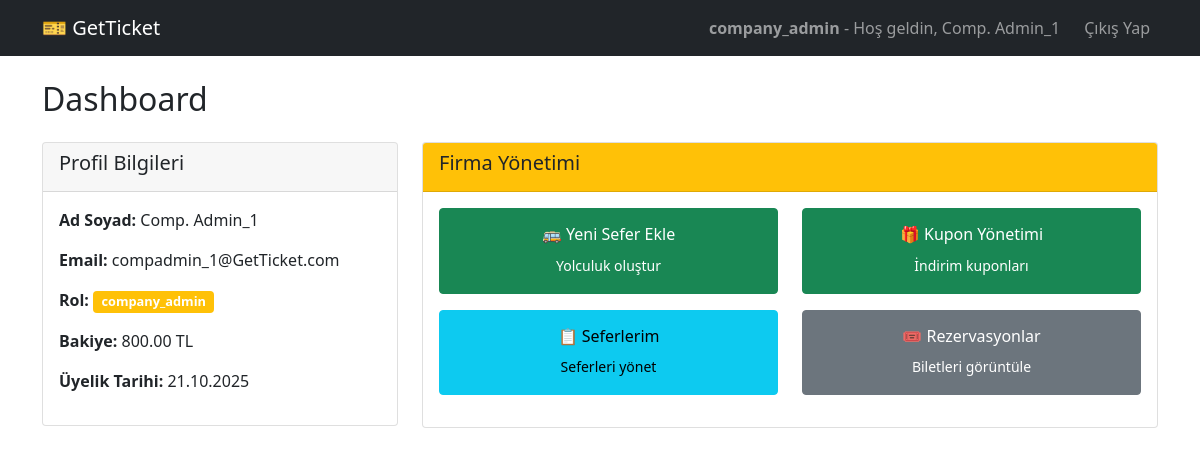
The page /pages/dashboard.php (signed in) on the database its author committed.
### tables this page shows
CREATE TABLE users (
    id INTEGER PRIMARY KEY AUTOINCREMENT,
    full_name TEXT NOT NULL,
    email TEXT UNIQUE NOT NULL,
    role TEXT NOT NULL,
    password TEXT NOT NULL,
    company_id INTEGER,
    balance REAL DEFAULT 800.00,
    created_at DATETIME DEFAULT CURRENT_TIMESTAMP,
    FOREIGN KEY (company_id) REFERENCES bus_companies(id)
);

### pages/dashboard.php (the view, shortened to what this page needs)
<?php
$db = getDBConnection();
$stmt = $db->prepare("SELECT * FROM users WHERE id = ?");
$stmt->execute([$_SESSION['user_id']]);
$user = $stmt->fetch(PDO::FETCH_ASSOC);
function isCompanyAdmin() {
    return isset($_SESSION['role']) && $_SESSION['role'] === 'company_admin';
}
?>
<!DOCTYPE html>
<html lang="tr">
<head>
    <link href="https://cdn.jsdelivr.net/npm/bootstrap@5.1.3/dist/css/bootstrap.min.css" rel="stylesheet">
</head>
<body>
    <nav class="navbar navbar-expand-lg navbar-dark bg-dark">
        <div class="container">
            <a class="navbar-brand" href="../index.php">🎫 GetTicket</a>
            <div class="navbar-nav ms-auto">
                <span class="navbar-text me-3">
                    <strong><?php echo htmlspecialchars($user['role']); ?></strong> -
                    Hoş geldin, <?php echo htmlspecialchars($user['full_name']); ?>
                </span>
                <a class="nav-link" href="logout.php">Çıkış Yap</a>
            </div>
        </div>
    </nav>
    <div class="container mt-4">
        <h2>Dashboard</h2>
        <div class="row mt-4">
            <div class="col-md-4">
                <div class="card">
                    <div class="card-header">
                        <h5 class="card-title">Profil Bilgileri</h5>
                    </div>
                    <div class="card-body">
                        <p><strong>Ad Soyad:</strong> <?php echo htmlspecialchars($user['full_name']); ?></p>
                        <p><strong>Email:</strong> <?php echo htmlspecialchars($user['email']); ?></p>
                        <p><strong>Rol:</strong>
                            <span class="badge
                                <?php echo $user['role'] === 'admin' ? 'bg-danger' :
                                      ($user['role'] === 'company_admin' ? 'bg-warning' : 'bg-primary'); ?>">
                                <?php echo htmlspecialchars($user['role']); ?>
                            </span>
                        </p>
                        <p><strong>Bakiye:</strong> <?php echo number_format($user['balance'], 2); ?> TL</p>
                        <p><strong>Üyelik Tarihi:</strong> <?php echo date('d.m.Y', strtotime($user['created_at'])); ?></p>
                    </div>
                </div>
            </div>
            <?php if (isCompanyAdmin()): ?>
            <div class="col-md-8">
                <div class="card">
                    <div class="card-header bg-warning text-dark">
                        <h5 class="card-title">Firma Yönetimi</h5>
                    </div>
                    <div class="card-body">
                        <div class="row">
                            <div class="col-md-6 mb-3">
                                <a href="sefer_ekle.php" class="btn btn-success w-100 py-3">
                                    <h6>🚌 Yeni Sefer Ekle</h6>
                                    <small>Yolculuk oluştur</small>
                                </a>
                            </div>
                               <div class="col-md-6 mb-3">
                                <a href="kupon_yonetimi.php" class="btn btn-success w-100 py-3">
                                    <h6>🎁 Kupon Yönetimi</h6>
                                    <small>İndirim kuponları</small>
                                </a>
                            </div>
                            <div class="col-md-6 mb-3">
                                <a href="seferlerim.php" class="btn btn-info w-100 py-3">
                                    <h6>📋 Seferlerim</h6>
                                    <small>Seferleri yönet</small>
                                </a>
                            </div>
                            <div class="col-md-6 mb-3">
                                <a href="rezervasyonlar.php" class="btn btn-secondary w-100 py-3">
                                    <h6>🎟️ Rezervasyonlar</h6>
                                    <small>Biletleri görüntüle</small>
                                </a>
                            </div>
                        </div>
                    </div>
                </div>
                    </div>
                </div>
            </div>
            <?php endif; ?>
</body>
</html>

### pages/dashboard.php (style rules this page uses)
body { background: #ffffffff; }
.card { margin-bottom: 20px; }
.badge { font-size: 0.8em; }

### rows shown on the page
users: role "company_admin", full_name "Comp. Admin_1", email "compadmin_1@GetTicket.com", balance "800.00", created_at "21.10.2025"
